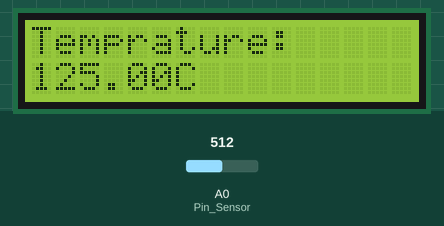
Recording of a sketch running on a simulated Arduino Uno, built with avr-gcc and run on an emulated ATmega328P. On the bench: 16×2 character LCD. Inputs (shaded band) come from the test bench; at power-on: A0 (Pin_Sensor) = 512. What the sketch prints to the serial monitor is not drawn.

Above: at 1.2 s.
1.3 s: A0 (Pin_Sensor) set to 716
At 2.9 s:
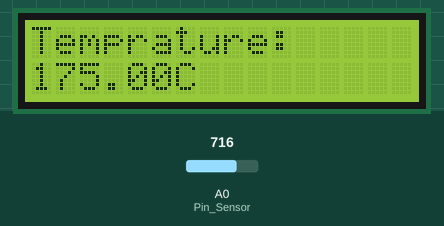
4.6 s: A0 (Pin_Sensor) set to 900
At 5.5 s:
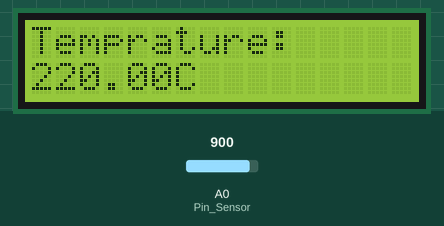
7.9 s: A0 (Pin_Sensor) set to 1023
At 10.8 s:
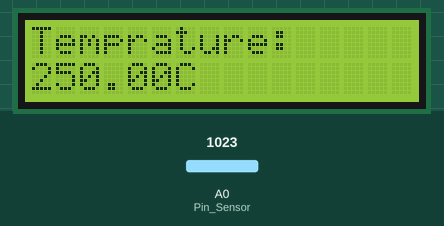
Timing chart, 0 to 12.3 s (numbered marks = the images above; inputs shaded):
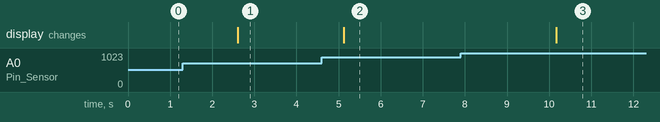

Measured:
- after the input at 1.3 s, the display: changes after 1.3 s (image 1)
- after the input at 4.6 s, the display: changes after 0.53 s (image 2)
- after the input at 7.9 s, the display: changes after 2.3 s (image 3)

The sketch:

room_temprature.ino
```cpp
#include <LiquidCrystal_I2C.h>
LiquidCrystal_I2C lcd(0x27, 16, 2);

#define Pin_Sensor A0

void setup() {
  Serial.begin(9600);
  lcd.init();
  lcd.backlight();
}

void loop() {
  int value = analogRead(Pin_Sensor);
  float voltage = value * (5.0 / 1024.0);
  float temprature = voltage * 100;

  Serial.print("Temperature: ");
  lcd.setCursor(0, 0);
  lcd.print("Temprature:");
  lcd.setCursor(0, 1);
  temprature /= 2;
  Serial.println(temprature);
  temprature = round(temprature);
  lcd.print(temprature);
  lcd.setCursor(6, 1);
  lcd.print("C");

  delay(2500);
}
```
